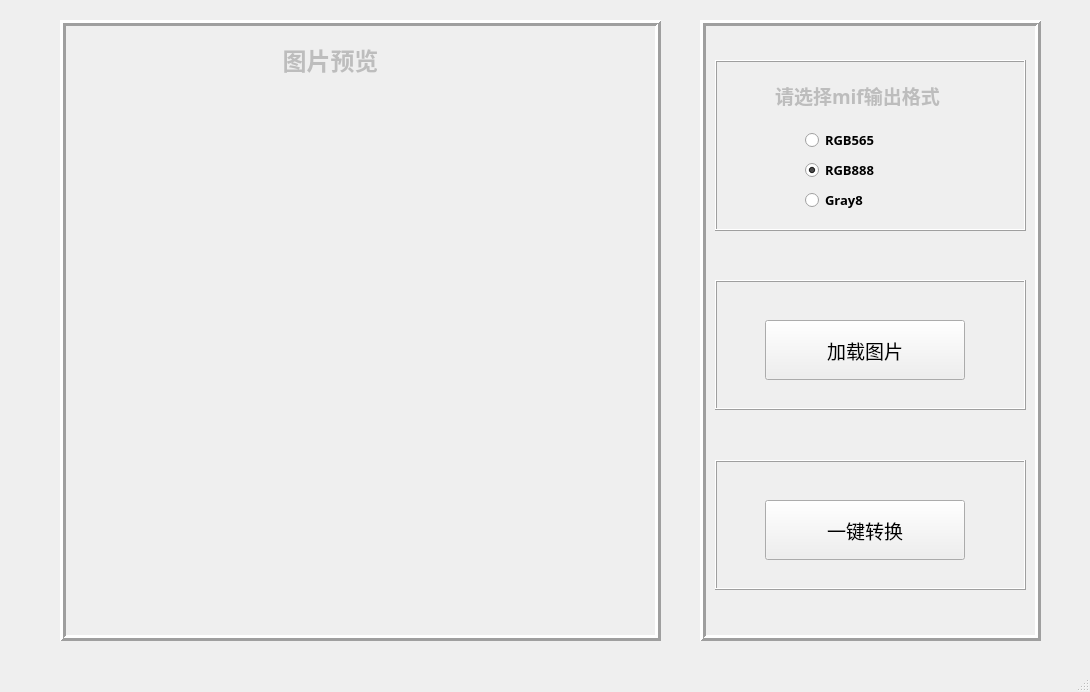
<?xml version="1.0" encoding="UTF-8"?>
<ui version="4.0">
 <class>MainWindow</class>
 <widget class="QMainWindow" name="MainWindow">
  <property name="geometry">
   <rect>
    <x>0</x>
    <y>0</y>
    <width>1090</width>
    <height>692</height>
   </rect>
  </property>
  <property name="windowTitle">
   <string>MainWindow</string>
  </property>
  <widget class="QWidget" name="centralwidget">
   <widget class="QFrame" name="frame">
    <property name="geometry">
     <rect>
      <x>700</x>
      <y>20</y>
      <width>341</width>
      <height>621</height>
     </rect>
    </property>
    <property name="sizePolicy">
     <sizepolicy hsizetype="Fixed" vsizetype="Fixed">
      <horstretch>0</horstretch>
      <verstretch>0</verstretch>
     </sizepolicy>
    </property>
    <property name="frameShape">
     <enum>QFrame::Box</enum>
    </property>
    <property name="frameShadow">
     <enum>QFrame::Raised</enum>
    </property>
    <property name="lineWidth">
     <number>3</number>
    </property>
    <widget class="QFrame" name="frame_2">
     <property name="geometry">
      <rect>
       <x>15</x>
       <y>260</y>
       <width>311</width>
       <height>130</height>
      </rect>
     </property>
     <property name="frameShape">
      <enum>QFrame::Box</enum>
     </property>
     <property name="frameShadow">
      <enum>QFrame::Raised</enum>
     </property>
     <widget class="QPushButton" name="loadFile">
      <property name="geometry">
       <rect>
        <x>50</x>
        <y>40</y>
        <width>200</width>
        <height>60</height>
       </rect>
      </property>
      <property name="font">
       <font>
        <family>等线</family>
        <pointsize>14</pointsize>
        <weight>50</weight>
        <bold>false</bold>
       </font>
      </property>
      <property name="text">
       <string>加载图片</string>
      </property>
     </widget>
    </widget>
    <widget class="QFrame" name="frame_4">
     <property name="geometry">
      <rect>
       <x>15</x>
       <y>40</y>
       <width>311</width>
       <height>171</height>
      </rect>
     </property>
     <property name="frameShape">
      <enum>QFrame::Box</enum>
     </property>
     <property name="frameShadow">
      <enum>QFrame::Raised</enum>
     </property>
     <widget class="QRadioButton" name="Rgb888">
      <property name="geometry">
       <rect>
        <x>90</x>
        <y>100</y>
        <width>111</width>
        <height>20</height>
       </rect>
      </property>
      <property name="font">
       <font>
        <family>等线</family>
        <pointsize>10</pointsize>
        <weight>75</weight>
        <bold>true</bold>
       </font>
      </property>
      <property name="text">
       <string>RGB888</string>
      </property>
      <property name="checked">
       <bool>true</bool>
      </property>
     </widget>
     <widget class="QRadioButton" name="Gray8">
      <property name="geometry">
       <rect>
        <x>90</x>
        <y>130</y>
        <width>111</width>
        <height>20</height>
       </rect>
      </property>
      <property name="font">
       <font>
        <family>等线</family>
        <pointsize>10</pointsize>
        <weight>75</weight>
        <bold>true</bold>
       </font>
      </property>
      <property name="text">
       <string>Gray8</string>
      </property>
     </widget>
     <widget class="QLabel" name="label">
      <property name="geometry">
       <rect>
        <x>60</x>
        <y>10</y>
        <width>201</width>
        <height>51</height>
       </rect>
      </property>
      <property name="font">
       <font>
        <family>等线</family>
        <pointsize>16</pointsize>
        <weight>75</weight>
        <bold>true</bold>
       </font>
      </property>
      <property name="text">
       <string>&lt;html&gt;&lt;head/&gt;&lt;body&gt;&lt;p&gt;&lt;span style=&quot; font-size:14pt; color:#bdbdbd;&quot;&gt;请选择mif输出格式&lt;/span&gt;&lt;/p&gt;&lt;/body&gt;&lt;/html&gt;</string>
      </property>
      <property name="scaledContents">
       <bool>true</bool>
      </property>
      <property name="alignment">
       <set>Qt::AlignJustify|Qt::AlignVCenter</set>
      </property>
     </widget>
     <widget class="QRadioButton" name="Rgb565">
      <property name="geometry">
       <rect>
        <x>90</x>
        <y>70</y>
        <width>121</width>
        <height>20</height>
       </rect>
      </property>
      <property name="font">
       <font>
        <family>等线</family>
        <pointsize>10</pointsize>
        <weight>75</weight>
        <bold>true</bold>
       </font>
      </property>
      <property name="text">
       <string>RGB565</string>
      </property>
      <property name="checked">
       <bool>false</bool>
      </property>
     </widget>
    </widget>
    <widget class="QFrame" name="frame_5">
     <property name="geometry">
      <rect>
       <x>15</x>
       <y>440</y>
       <width>311</width>
       <height>130</height>
      </rect>
     </property>
     <property name="frameShape">
      <enum>QFrame::Box</enum>
     </property>
     <property name="frameShadow">
      <enum>QFrame::Raised</enum>
     </property>
     <widget class="QPushButton" name="transform">
      <property name="geometry">
       <rect>
        <x>50</x>
        <y>40</y>
        <width>200</width>
        <height>60</height>
       </rect>
      </property>
      <property name="font">
       <font>
        <family>等线</family>
        <pointsize>14</pointsize>
        <weight>50</weight>
        <bold>false</bold>
       </font>
      </property>
      <property name="text">
       <string>一键转换</string>
      </property>
     </widget>
    </widget>
   </widget>
   <widget class="QFrame" name="frame_6">
    <property name="geometry">
     <rect>
      <x>60</x>
      <y>20</y>
      <width>601</width>
      <height>621</height>
     </rect>
    </property>
    <property name="frameShape">
     <enum>QFrame::Box</enum>
    </property>
    <property name="frameShadow">
     <enum>QFrame::Raised</enum>
    </property>
    <property name="lineWidth">
     <number>3</number>
    </property>
    <widget class="QLabel" name="label_4">
     <property name="geometry">
      <rect>
       <x>170</x>
       <y>20</y>
       <width>201</width>
       <height>41</height>
      </rect>
     </property>
     <property name="font">
      <font>
       <family>等线</family>
      </font>
     </property>
     <property name="text">
      <string>&lt;html&gt;&lt;head/&gt;&lt;body&gt;&lt;p align=&quot;center&quot;&gt;&lt;span style=&quot; font-size:18pt; font-weight:600; color:#bdbdbd;&quot;&gt;图片预览&lt;/span&gt;&lt;/p&gt;&lt;/body&gt;&lt;/html&gt;</string>
     </property>
     <property name="textFormat">
      <enum>Qt::AutoText</enum>
     </property>
    </widget>
    <widget class="QLabel" name="imageView">
     <property name="geometry">
      <rect>
       <x>40</x>
       <y>70</y>
       <width>531</width>
       <height>521</height>
      </rect>
     </property>
     <property name="text">
      <string/>
     </property>
     <property name="scaledContents">
      <bool>true</bool>
     </property>
    </widget>
   </widget>
  </widget>
  <widget class="QMenuBar" name="menubar">
   <property name="geometry">
    <rect>
     <x>0</x>
     <y>0</y>
     <width>1090</width>
     <height>25</height>
    </rect>
   </property>
  </widget>
  <widget class="QStatusBar" name="statusbar"/>
 </widget>
 <resources/>
 <connections/>
</ui>
